Frame 1 (no input): blank canvas, image omitted
Frame 60 (the mouse pressed at the canvas centre just before this capture): blank canvas, image omitted
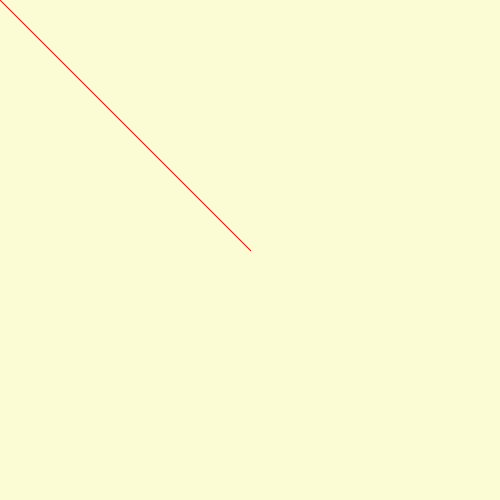
Frame 120 (the mouse held since frame 60 and released just before this capture)

The Processing sketch whose frames 1 and 60 were blank and that drew this single picture after the mouse press (run headless with seeded random() and noise(); from frame 60 on, the mouse is pressed at the canvas centre):

// Processing sketch: week01_5_stroke_keypress_change_stroke
// ── week01_5_stroke_keypress_change_stroke.pde
//1.Java版本，做小畫家，之後再變網頁
void setup(){//只執行一次
  size(500,500);//開一個500*500視窗
  background(#FCFCD4);//先清背景顏色
  stroke(#FF030B);//筆觸紅色
  }
void draw(){//每秒60次的畫圖
  if(mousePressed){
    line(mouseX,mouseY,pmouseX,pmouseY);
  }
}
void keyPressed(){//如果有按下按鍵，藍色字代表指令，紅色字代表條件
if(key=='1')stroke(#FF0009);
if(key=='2')stroke(#FF9100);
if(key=='3')stroke(#F6FF00);
if(key=='4')stroke(#2CA505);
if(key=='5')stroke(#0A85C1);
if(key=='6')stroke(#150AC1);
if(key=='7')stroke(#9D0885);
}
//顏色自由發揮
